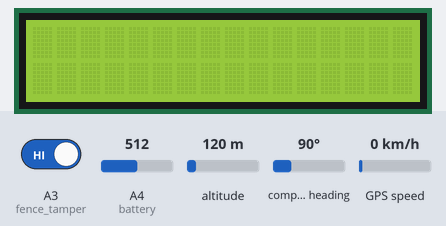
Simulated run of this sketch. Board: Arduino Uno, built with avr-gcc and run on an emulated ATmega328P. On the bench: 16×2 character LCD. The test bench sets the inputs (shaded band); at power-on: A4 (battery) = 512, A3 (fence_tamper) HIGH, altitude 120 m, compass heading 90°, GPS speed 0 km/h. The GPS gets a fix after 3 s at 37.7749, -122.4194 with 8 satellites; what the sketch prints to the serial monitor is not drawn.

Above: at 1.2 s.
1.3 s: A4 (battery) set to 716
At 5.5 s:
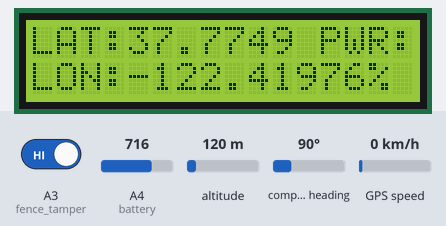
5.8 s: A3 (fence_tamper) driven LOW
At 7.9 s:
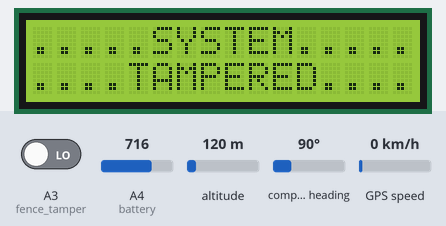
9.1 s: A3 (fence_tamper) driven HIGH
At 13.1 s:
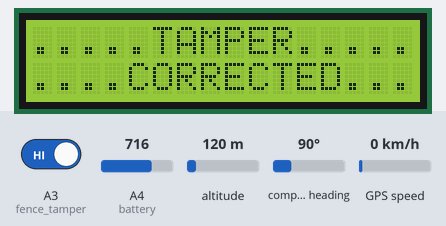
13.5 s: A4 (battery) set to 397
At 15.5 s:
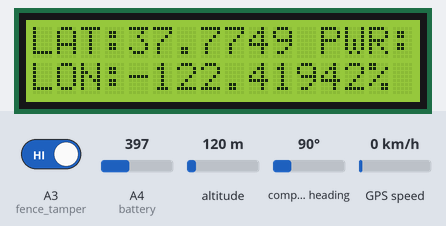
17.3 s: A4 (battery) set to 375
At 20.7 s:
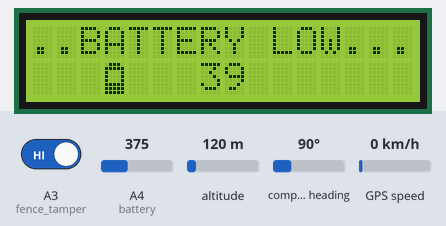
Timing chart, 0 to 21.8 s (numbered marks = the images above; inputs shaded):
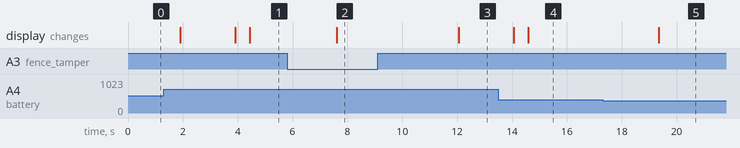

The sketch:

COMBINED_CODE.ino
```cpp
#include <TinyGPS++.h>
#include <SoftwareSerial.h>
//#include <AltSoftSerial.h>

#include <LiquidCrystal.h>               // includes the LiquidCrystal Library
LiquidCrystal lcd(4, 10, 12, 9, 11, 8);  // Creates an LCD object. Parameters: (rs, enable, d4, d5, d6, d7)

SoftwareSerial GPS_SoftSerial(13, A1); /* (Rx, Tx) */
//SoftwareSerial GSM_Serial(2, 3);       /* (Rx, Tx) */
char c;

/* Create an object named gps of the class TinyGPSPlus */
TinyGPSPlus gps;
String lat = "0.0000000";
String lon = "0.0000000";
String googleMapsLink = "https://www.google.com/maps?q=0.0000000,0.0000000";


TinyGPSCustom pdop(gps, "GNGLL", 1);  // $GPGSA sentence, 15th element
TinyGPSCustom hdop(gps, "GNGLL", 3);  // $GPGSA sentence, 16th element

int fence_tamper = A3;
int battery = A4;
int battery_Level;
int pot;
int i = 0;


String createGoogleMapsLink() {
  String googleMapsLink = "https://www.google.com/maps?q=" + lat + "," + lon;
  return googleMapsLink;
}


byte customChar[] = {
  B01110,
  B11111,
  B10001,
  B10001,
  B10001,
  B11111,
  B11111,
  B11111
};


void setup() {
  // put your setup code here, to run once:
  pinMode(fence_tamper, INPUT);
  pinMode(battery, INPUT);
  Serial.begin(115200);       /* Define baud rate for serial communication */
  GPS_SoftSerial.begin(9600); /* Define baud rate for software serial communication */
  //GSM_Serial.begin(9600 );

  //Serial.println("Initializing...........");
  // delay(100);
  // GSM_Serial.println("AT");  //Once the handshake test is successful, it will back to OK
  // update_Serial();
  // GSM_Serial.println("AT+CSQ");  //Signal quality test, value range is 0-31 , 31 is the best
  // update_Serial();
  // GSM_Serial.println("AT+CCID");  //Read SIM information to confirm whether the SIM is plugged
  // update_Serial();
  // GSM_Serial.println("AT+CREG?");  //Check whether it has registered in the network

  lcd.begin(16, 2);  // Initializes the interface to the LCD screen, and specifies the dimensions (width and height) of the display }
  lcd.createChar(0, customChar);
  lcd.home();
  lcd.clear();
}


void Receive_Msg();
void Send_Msg(String data);


void loop() {
  pot = analogRead(battery);
  battery_Level = map(pot, 10, 930, 0, 100);
  while (GPS_SoftSerial.available() > 0)
    gps.encode(GPS_SoftSerial.read());


  lat = String(gps.location.lat(), 4);
  lon = String(gps.location.lng(), 4);
  String googleMapsLink = createGoogleMapsLink();


  if (battery_Level <= 40) {
    String msg = "BATTERY LOW  " + googleMapsLink;
    Send_Msg(msg);
    lcd.clear();
    lcd.print("..BATTERY LOW......");
    lcd.setCursor(3, 2);
    lcd.write((byte)0);
    lcd.setCursor(7, 2);
    lcd.print(battery_Level);
    delay(500);
  } else {

    if (Serial.available() > 0) {
      Receive_Msg();
      String received = Serial.readString();
      if (received.equals("LOCATION")) {
        Send_Msg(googleMapsLink);
      }
    }

    if (digitalRead(fence_tamper) == LOW) {
      while (digitalRead(fence_tamper) == LOW) {
        String msg = "SYSTEM TAMPERED  " + googleMapsLink;
        Send_Msg(msg);
        lcd.clear();
        lcd.print(".....SYSTEM......");
        lcd.setCursor(0, 2);
        lcd.print("....TAMPERED....");
        delay(500);
      }

      i = 0;
    } else {

      if (i == 0) {
        String msg = "TAMPER CORRECTED  " + googleMapsLink;
        Send_Msg(msg);
        delay(200);
        lcd.clear();
        lcd.print(".....TAMPER......");
        lcd.setCursor(0, 2);
        lcd.print("....CORRECTED....");
        delay(2000);
        i++;
      }

      lcd.clear();
      String power_level = String(battery_Level) + "%";
      lcd.print("LAT:" + lat);
      lcd.setCursor(12, 0);
      lcd.print("PWR:");
      lcd.setCursor(0, 1);
      lcd.print("LON:" + lon);
      lcd.setCursor(12, 1);
      lcd.print(power_level);
      delay(500);
    }
  }
  if (lat.equals("-0.3947")) {
    String msg = "COW OUT OF FENCE  " + googleMapsLink;
    Send_Msg(msg);
    lcd.clear();
    lcd.print(".....COW OUT......");
    lcd.setCursor(0, 2);
    lcd.print("....OF FENCE....");
    lat = "0.0000000";
    delay(500);
  }
}

void Send_Msg(String data) {
  // Serial.println("..................Sending Message Started...............");
  Serial.println("AT+CMGF=1");  //Configuring Text mode
  delay(500);
  Serial.println("AT+CMGS=\"+254700724427\"");  // Replace x with mobile number
  //Serial.println("AT+CMGS=\"+254707377751\"");
  //Serial.println("AT+CMGS=\"+254114196099\"");
  // Serial.println("AT+CMGS=\"+254746011197\"");  // Replace x with mobile number
  delay(500);
  // Serial.println("Sending Message.........................");
  Serial.println(data);  //SMS text you want to send
  delay(100);
  Serial.println((char)26);  //ASCII code of CTRL+Z
  delay(500);
  // Serial.println("..................Sending Message Ended...............");
}

void Receive_Msg() {
  Serial.println("AT+CNMI=2,2,0,0,0");
  delay(1000);
}


// void update_Serial() {
//   //read from SIM900 and send to Serial Monitor
//   if (GSM_Serial.available()) {
//     // Serial.println("****GSM_AVAILABLE***");
//     c = GSM_Serial.read();
//     Serial.write(c);
//   }

//   //read from Serial Monitor and send to SIM900
//   if (Serial.available()) {
//     c = Serial.read();
//     GSM_Serial.write(c);
//   }
// }
```

Measured:
- the behaviour switches between 388 and 387 on A4 (battery) (found by bisection; images 4 and 5)
- after the input at 5.8 s, the display: changes after 1.8 s (image 2)
- after the input at 9.1 s, the display: changes after 3.0 s (image 3)
- after the input at 13.5 s, the display: first differs from a run without the input after 1.1 s (image 4)
- after the input at 17.3 s, the display: changes after 2.0 s (image 5)
